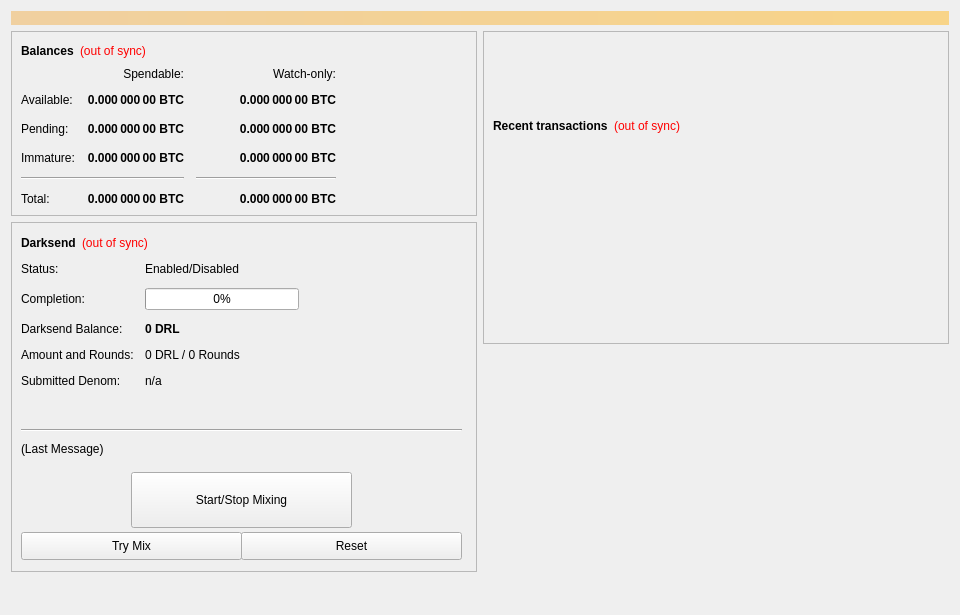
<?xml version="1.0" encoding="UTF-8"?>
<ui version="4.0">
 <class>OverviewPage</class>
 <widget class="QWidget" name="OverviewPage">
  <property name="geometry">
   <rect>
    <x>0</x>
    <y>0</y>
    <width>960</width>
    <height>615</height>
   </rect>
  </property>
  <property name="minimumSize">
   <size>
    <width>960</width>
    <height>0</height>
   </size>
  </property>
  <property name="windowTitle">
   <string>Form</string>
  </property>
  <layout class="QVBoxLayout" name="topLayout">
   <item>
    <widget class="QLabel" name="labelAlerts">
     <property name="visible">
      <bool>false</bool>
     </property>
     <property name="styleSheet">
      <string notr="true">background-color: qlineargradient(x1: 0, y1: 0, x2: 1, y2: 0, stop:0 #F0D0A0, stop:1 #F8D488); color:#000000;</string>
     </property>
     <property name="wordWrap">
      <bool>true</bool>
     </property>
     <property name="margin">
      <number>3</number>
     </property>
    </widget>
   </item>
   <item>
    <layout class="QHBoxLayout" name="horizontalLayout" stretch="1,1">
     <item>
      <layout class="QVBoxLayout" name="verticalLayout_2">
       <item>
        <widget class="QFrame" name="frame">
         <property name="frameShape">
          <enum>QFrame::StyledPanel</enum>
         </property>
         <property name="frameShadow">
          <enum>QFrame::Raised</enum>
         </property>
         <layout class="QVBoxLayout" name="verticalLayout_4">
          <item>
           <layout class="QHBoxLayout" name="horizontalLayout_4">
            <item>
             <widget class="QLabel" name="label_5">
              <property name="font">
               <font>
                <weight>75</weight>
                <bold>true</bold>
               </font>
              </property>
              <property name="text">
               <string>Balances</string>
              </property>
             </widget>
            </item>
            <item>
             <widget class="QLabel" name="labelWalletStatus">
              <property name="cursor">
               <cursorShape>WhatsThisCursor</cursorShape>
              </property>
              <property name="toolTip">
               <string>The displayed information may be out of date. Your wallet automatically synchronizes with the DRL network after a connection is established, but this process has not completed yet.</string>
              </property>
              <property name="styleSheet">
               <string notr="true">QLabel { color: red; }</string>
              </property>
              <property name="text">
               <string notr="true">(out of sync)</string>
              </property>
              <property name="alignment">
               <set>Qt::AlignLeading|Qt::AlignLeft|Qt::AlignVCenter</set>
              </property>
             </widget>
            </item>
            <item>
             <spacer name="horizontalSpacer_3">
              <property name="orientation">
               <enum>Qt::Horizontal</enum>
              </property>
              <property name="sizeHint" stdset="0">
               <size>
                <width>40</width>
                <height>20</height>
               </size>
              </property>
             </spacer>
            </item>
           </layout>
          </item>
          <item>
           <layout class="QGridLayout" name="gridLayout">
            <property name="spacing">
             <number>12</number>
            </property>
            <item row="2" column="2">
             <widget class="QLabel" name="labelWatchPending">
              <property name="font">
               <font>
                <weight>75</weight>
                <bold>true</bold>
               </font>
              </property>
              <property name="cursor">
               <cursorShape>IBeamCursor</cursorShape>
              </property>
              <property name="toolTip">
               <string>Unconfirmed transactions to watch-only addresses</string>
              </property>
              <property name="text">
               <string notr="true">0.000 000 00 BTC</string>
              </property>
              <property name="alignment">
               <set>Qt::AlignRight|Qt::AlignTrailing|Qt::AlignVCenter</set>
              </property>
              <property name="textInteractionFlags">
               <set>Qt::LinksAccessibleByMouse|Qt::TextSelectableByKeyboard|Qt::TextSelectableByMouse</set>
              </property>
             </widget>
            </item>
            <item row="2" column="1">
             <widget class="QLabel" name="labelUnconfirmed">
              <property name="font">
               <font>
                <weight>75</weight>
                <bold>true</bold>
               </font>
              </property>
              <property name="cursor">
               <cursorShape>IBeamCursor</cursorShape>
              </property>
              <property name="toolTip">
               <string>Total of transactions that have yet to be confirmed, and do not yet count toward the spendable balance</string>
              </property>
              <property name="text">
               <string notr="true">0.000 000 00 BTC</string>
              </property>
              <property name="alignment">
               <set>Qt::AlignRight|Qt::AlignTrailing|Qt::AlignVCenter</set>
              </property>
              <property name="textInteractionFlags">
               <set>Qt::LinksAccessibleByMouse|Qt::TextSelectableByKeyboard|Qt::TextSelectableByMouse</set>
              </property>
             </widget>
            </item>
            <item row="3" column="2">
             <widget class="QLabel" name="labelWatchImmature">
              <property name="font">
               <font>
                <weight>75</weight>
                <bold>true</bold>
               </font>
              </property>
              <property name="cursor">
               <cursorShape>IBeamCursor</cursorShape>
              </property>
              <property name="toolTip">
               <string>Staked or masternode rewards in watch-only addresses that has not yet matured</string>
              </property>
              <property name="text">
               <string notr="true">0.000 000 00 BTC</string>
              </property>
              <property name="alignment">
               <set>Qt::AlignRight|Qt::AlignTrailing|Qt::AlignVCenter</set>
              </property>
              <property name="textInteractionFlags">
               <set>Qt::LinksAccessibleByMouse|Qt::TextSelectableByKeyboard|Qt::TextSelectableByMouse</set>
              </property>
             </widget>
            </item>
            <item row="4" column="0" colspan="2">
             <widget class="Line" name="lineSpendableBalance">
              <property name="orientation">
               <enum>Qt::Horizontal</enum>
              </property>
             </widget>
            </item>
            <item row="4" column="2">
             <widget class="Line" name="lineWatchBalance">
              <property name="sizePolicy">
               <sizepolicy hsizetype="Preferred" vsizetype="Fixed">
                <horstretch>0</horstretch>
                <verstretch>0</verstretch>
               </sizepolicy>
              </property>
              <property name="minimumSize">
               <size>
                <width>140</width>
                <height>0</height>
               </size>
              </property>
              <property name="orientation">
               <enum>Qt::Horizontal</enum>
              </property>
             </widget>
            </item>
            <item row="5" column="0">
             <widget class="QLabel" name="labelTotalText">
              <property name="text">
               <string>Total:</string>
              </property>
             </widget>
            </item>
            <item row="3" column="1">
             <widget class="QLabel" name="labelImmature">
              <property name="font">
               <font>
                <weight>75</weight>
                <bold>true</bold>
               </font>
              </property>
              <property name="cursor">
               <cursorShape>IBeamCursor</cursorShape>
              </property>
              <property name="toolTip">
               <string>Staked or masternode rewards that has not yet matured</string>
              </property>
              <property name="text">
               <string notr="true">0.000 000 00 BTC</string>
              </property>
              <property name="alignment">
               <set>Qt::AlignRight|Qt::AlignTrailing|Qt::AlignVCenter</set>
              </property>
              <property name="textInteractionFlags">
               <set>Qt::LinksAccessibleByMouse|Qt::TextSelectableByKeyboard|Qt::TextSelectableByMouse</set>
              </property>
             </widget>
            </item>
            <item row="2" column="3">
             <spacer name="horizontalSpacer_2">
              <property name="orientation">
               <enum>Qt::Horizontal</enum>
              </property>
              <property name="sizeHint" stdset="0">
               <size>
                <width>40</width>
                <height>20</height>
               </size>
              </property>
             </spacer>
            </item>
            <item row="3" column="0">
             <widget class="QLabel" name="labelImmatureText">
              <property name="text">
               <string>Immature:</string>
              </property>
             </widget>
            </item>
            <item row="5" column="1">
             <widget class="QLabel" name="labelTotal">
              <property name="font">
               <font>
                <weight>75</weight>
                <bold>true</bold>
               </font>
              </property>
              <property name="cursor">
               <cursorShape>IBeamCursor</cursorShape>
              </property>
              <property name="toolTip">
               <string>Your current total balance</string>
              </property>
              <property name="text">
               <string notr="true">0.000 000 00 BTC</string>
              </property>
              <property name="alignment">
               <set>Qt::AlignRight|Qt::AlignTrailing|Qt::AlignVCenter</set>
              </property>
              <property name="textInteractionFlags">
               <set>Qt::LinksAccessibleByMouse|Qt::TextSelectableByKeyboard|Qt::TextSelectableByMouse</set>
              </property>
             </widget>
            </item>
            <item row="5" column="2">
             <widget class="QLabel" name="labelWatchTotal">
              <property name="font">
               <font>
                <weight>75</weight>
                <bold>true</bold>
               </font>
              </property>
              <property name="cursor">
               <cursorShape>IBeamCursor</cursorShape>
              </property>
              <property name="toolTip">
               <string>Current total balance in watch-only addresses</string>
              </property>
              <property name="text">
               <string notr="true">0.000 000 00 BTC</string>
              </property>
              <property name="alignment">
               <set>Qt::AlignRight|Qt::AlignTrailing|Qt::AlignVCenter</set>
              </property>
              <property name="textInteractionFlags">
               <set>Qt::LinksAccessibleByMouse|Qt::TextSelectableByKeyboard|Qt::TextSelectableByMouse</set>
              </property>
             </widget>
            </item>
            <item row="0" column="2">
             <widget class="QLabel" name="labelWatchonly">
              <property name="text">
               <string>Watch-only:</string>
              </property>
              <property name="alignment">
               <set>Qt::AlignRight|Qt::AlignTrailing|Qt::AlignVCenter</set>
              </property>
             </widget>
            </item>
            <item row="1" column="0">
             <widget class="QLabel" name="labelBalanceText">
              <property name="text">
               <string>Available:</string>
              </property>
             </widget>
            </item>
            <item row="1" column="1">
             <widget class="QLabel" name="labelBalance">
              <property name="font">
               <font>
                <weight>75</weight>
                <bold>true</bold>
               </font>
              </property>
              <property name="cursor">
               <cursorShape>IBeamCursor</cursorShape>
              </property>
              <property name="toolTip">
               <string>Your current spendable balance</string>
              </property>
              <property name="text">
               <string notr="true">0.000 000 00 BTC</string>
              </property>
              <property name="alignment">
               <set>Qt::AlignRight|Qt::AlignTrailing|Qt::AlignVCenter</set>
              </property>
              <property name="textInteractionFlags">
               <set>Qt::LinksAccessibleByMouse|Qt::TextSelectableByKeyboard|Qt::TextSelectableByMouse</set>
              </property>
             </widget>
            </item>
            <item row="1" column="2">
             <widget class="QLabel" name="labelWatchAvailable">
              <property name="font">
               <font>
                <weight>75</weight>
                <bold>true</bold>
               </font>
              </property>
              <property name="cursor">
               <cursorShape>IBeamCursor</cursorShape>
              </property>
              <property name="toolTip">
               <string>Your current balance in watch-only addresses</string>
              </property>
              <property name="text">
               <string notr="true">0.000 000 00 BTC</string>
              </property>
              <property name="alignment">
               <set>Qt::AlignRight|Qt::AlignTrailing|Qt::AlignVCenter</set>
              </property>
              <property name="textInteractionFlags">
               <set>Qt::LinksAccessibleByMouse|Qt::TextSelectableByKeyboard|Qt::TextSelectableByMouse</set>
              </property>
             </widget>
            </item>
            <item row="2" column="0">
             <widget class="QLabel" name="labelPendingText">
              <property name="text">
               <string>Pending:</string>
              </property>
             </widget>
            </item>
            <item row="0" column="1">
             <widget class="QLabel" name="labelSpendable">
              <property name="text">
               <string>Spendable:</string>
              </property>
              <property name="alignment">
               <set>Qt::AlignRight|Qt::AlignTrailing|Qt::AlignVCenter</set>
              </property>
             </widget>
            </item>
           </layout>
          </item>
         </layout>
        </widget>
       </item>
       <item>
        <widget class="QFrame" name="frameDarksend">
         <property name="minimumSize">
          <size>
           <width>0</width>
           <height>350</height>
          </size>
         </property>
         <property name="layoutDirection">
          <enum>Qt::LeftToRight</enum>
         </property>
         <property name="frameShape">
          <enum>QFrame::StyledPanel</enum>
         </property>
         <property name="frameShadow">
          <enum>QFrame::Raised</enum>
         </property>
         <widget class="QWidget" name="formLayoutWidget">
          <property name="geometry">
           <rect>
            <x>10</x>
            <y>40</y>
            <width>451</width>
            <height>161</height>
           </rect>
          </property>
          <layout class="QFormLayout" name="formLayout">
           <property name="fieldGrowthPolicy">
            <enum>QFormLayout::AllNonFixedFieldsGrow</enum>
           </property>
           <property name="horizontalSpacing">
            <number>11</number>
           </property>
           <property name="verticalSpacing">
            <number>12</number>
           </property>
           <item row="0" column="0">
            <widget class="QLabel" name="label_6">
             <property name="text">
              <string>Status:</string>
             </property>
            </widget>
           </item>
           <item row="1" column="0">
            <widget class="QLabel" name="label_7">
             <property name="text">
              <string>Completion:</string>
             </property>
            </widget>
           </item>
           <item row="1" column="1">
            <widget class="QProgressBar" name="DarksendProgress">
             <property name="maximumSize">
              <size>
               <width>154</width>
               <height>16777215</height>
              </size>
             </property>
             <property name="value">
              <number>0</number>
             </property>
            </widget>
           </item>
           <item row="2" column="0">
            <widget class="QLabel" name="labelAnonymizedText">
             <property name="text">
              <string>Darksend Balance:</string>
             </property>
            </widget>
           </item>
           <item row="2" column="1">
            <widget class="QLabel" name="labelAnonymized">
             <property name="font">
              <font>
               <weight>75</weight>
               <bold>true</bold>
              </font>
             </property>
             <property name="text">
              <string notr="true">0 DRL</string>
             </property>
            </widget>
           </item>
           <item row="3" column="0">
            <widget class="QLabel" name="label_8">
             <property name="text">
              <string>Amount and Rounds:</string>
             </property>
            </widget>
           </item>
           <item row="3" column="1">
            <widget class="QLabel" name="labelAmountRounds">
             <property name="text">
              <string>0 DRL / 0 Rounds</string>
             </property>
            </widget>
           </item>
           <item row="4" column="0">
            <widget class="QLabel" name="label_9">
             <property name="text">
              <string>Submitted Denom:</string>
             </property>
            </widget>
           </item>
           <item row="4" column="1">
            <widget class="QLabel" name="labelSubmittedDenom">
             <property name="toolTip">
              <string>The denominations you submitted to the Masternode.&lt;br&gt;To mix, other users must submit the exact same denominations.</string>
             </property>
             <property name="text">
              <string>n/a</string>
             </property>
            </widget>
           </item>
           <item row="0" column="1">
            <widget class="QLabel" name="DarksendEnabled">
             <property name="text">
              <string>Enabled/Disabled</string>
             </property>
            </widget>
           </item>
          </layout>
         </widget>
         <widget class="QPushButton" name="runAutoDenom">
          <property name="geometry">
           <rect>
            <x>251</x>
            <y>17</y>
            <width>1</width>
            <height>1</height>
           </rect>
          </property>
          <property name="palette">
           <palette>
            <active>
             <colorrole role="WindowText">
              <brush brushstyle="SolidPattern">
               <color alpha="255">
                <red>0</red>
                <green>0</green>
                <blue>0</blue>
               </color>
              </brush>
             </colorrole>
             <colorrole role="Button">
              <brush brushstyle="SolidPattern">
               <color alpha="255">
                <red>239</red>
                <green>238</green>
                <blue>238</blue>
               </color>
              </brush>
             </colorrole>
             <colorrole role="Light">
              <brush brushstyle="SolidPattern">
               <color alpha="255">
                <red>255</red>
                <green>255</green>
                <blue>255</blue>
               </color>
              </brush>
             </colorrole>
             <colorrole role="Midlight">
              <brush brushstyle="SolidPattern">
               <color alpha="255">
                <red>247</red>
                <green>246</green>
                <blue>246</blue>
               </color>
              </brush>
             </colorrole>
             <colorrole role="Dark">
              <brush brushstyle="SolidPattern">
               <color alpha="255">
                <red>119</red>
                <green>119</green>
                <blue>119</blue>
               </color>
              </brush>
             </colorrole>
             <colorrole role="Mid">
              <brush brushstyle="SolidPattern">
               <color alpha="255">
                <red>159</red>
                <green>159</green>
                <blue>159</blue>
               </color>
              </brush>
             </colorrole>
             <colorrole role="Text">
              <brush brushstyle="SolidPattern">
               <color alpha="255">
                <red>0</red>
                <green>0</green>
                <blue>0</blue>
               </color>
              </brush>
             </colorrole>
             <colorrole role="BrightText">
              <brush brushstyle="SolidPattern">
               <color alpha="255">
                <red>255</red>
                <green>255</green>
                <blue>255</blue>
               </color>
              </brush>
             </colorrole>
             <colorrole role="ButtonText">
              <brush brushstyle="SolidPattern">
               <color alpha="255">
                <red>0</red>
                <green>0</green>
                <blue>0</blue>
               </color>
              </brush>
             </colorrole>
             <colorrole role="Base">
              <brush brushstyle="SolidPattern">
               <color alpha="255">
                <red>255</red>
                <green>255</green>
                <blue>255</blue>
               </color>
              </brush>
             </colorrole>
             <colorrole role="Window">
              <brush brushstyle="SolidPattern">
               <color alpha="255">
                <red>239</red>
                <green>238</green>
                <blue>238</blue>
               </color>
              </brush>
             </colorrole>
             <colorrole role="Shadow">
              <brush brushstyle="SolidPattern">
               <color alpha="255">
                <red>0</red>
                <green>0</green>
                <blue>0</blue>
               </color>
              </brush>
             </colorrole>
             <colorrole role="AlternateBase">
              <brush brushstyle="SolidPattern">
               <color alpha="255">
                <red>247</red>
                <green>246</green>
                <blue>246</blue>
               </color>
              </brush>
             </colorrole>
             <colorrole role="ToolTipBase">
              <brush brushstyle="SolidPattern">
               <color alpha="255">
                <red>255</red>
                <green>255</green>
                <blue>220</blue>
               </color>
              </brush>
             </colorrole>
             <colorrole role="ToolTipText">
              <brush brushstyle="SolidPattern">
               <color alpha="255">
                <red>0</red>
                <green>0</green>
                <blue>0</blue>
               </color>
              </brush>
             </colorrole>
            </active>
            <inactive>
             <colorrole role="WindowText">
              <brush brushstyle="SolidPattern">
               <color alpha="255">
                <red>0</red>
                <green>0</green>
                <blue>0</blue>
               </color>
              </brush>
             </colorrole>
             <colorrole role="Button">
              <brush brushstyle="SolidPattern">
               <color alpha="255">
                <red>239</red>
                <green>238</green>
                <blue>238</blue>
               </color>
              </brush>
             </colorrole>
             <colorrole role="Light">
              <brush brushstyle="SolidPattern">
               <color alpha="255">
                <red>255</red>
                <green>255</green>
                <blue>255</blue>
               </color>
              </brush>
             </colorrole>
             <colorrole role="Midlight">
              <brush brushstyle="SolidPattern">
               <color alpha="255">
                <red>247</red>
                <green>246</green>
                <blue>246</blue>
               </color>
              </brush>
             </colorrole>
             <colorrole role="Dark">
              <brush brushstyle="SolidPattern">
               <color alpha="255">
                <red>119</red>
                <green>119</green>
                <blue>119</blue>
               </color>
              </brush>
             </colorrole>
             <colorrole role="Mid">
              <brush brushstyle="SolidPattern">
               <color alpha="255">
                <red>159</red>
                <green>159</green>
                <blue>159</blue>
               </color>
              </brush>
             </colorrole>
             <colorrole role="Text">
              <brush brushstyle="SolidPattern">
               <color alpha="255">
                <red>0</red>
                <green>0</green>
                <blue>0</blue>
               </color>
              </brush>
             </colorrole>
             <colorrole role="BrightText">
              <brush brushstyle="SolidPattern">
               <color alpha="255">
                <red>255</red>
                <green>255</green>
                <blue>255</blue>
               </color>
              </brush>
             </colorrole>
             <colorrole role="ButtonText">
              <brush brushstyle="SolidPattern">
               <color alpha="255">
                <red>0</red>
                <green>0</green>
                <blue>0</blue>
               </color>
              </brush>
             </colorrole>
             <colorrole role="Base">
              <brush brushstyle="SolidPattern">
               <color alpha="255">
                <red>255</red>
                <green>255</green>
                <blue>255</blue>
               </color>
              </brush>
             </colorrole>
             <colorrole role="Window">
              <brush brushstyle="SolidPattern">
               <color alpha="255">
                <red>239</red>
                <green>238</green>
                <blue>238</blue>
               </color>
              </brush>
             </colorrole>
             <colorrole role="Shadow">
              <brush brushstyle="SolidPattern">
               <color alpha="255">
                <red>0</red>
                <green>0</green>
                <blue>0</blue>
               </color>
              </brush>
             </colorrole>
             <colorrole role="AlternateBase">
              <brush brushstyle="SolidPattern">
               <color alpha="255">
                <red>247</red>
                <green>246</green>
                <blue>246</blue>
               </color>
              </brush>
             </colorrole>
             <colorrole role="ToolTipBase">
              <brush brushstyle="SolidPattern">
               <color alpha="255">
                <red>255</red>
                <green>255</green>
                <blue>220</blue>
               </color>
              </brush>
             </colorrole>
             <colorrole role="ToolTipText">
              <brush brushstyle="SolidPattern">
               <color alpha="255">
                <red>0</red>
                <green>0</green>
                <blue>0</blue>
               </color>
              </brush>
             </colorrole>
            </inactive>
            <disabled>
             <colorrole role="WindowText">
              <brush brushstyle="SolidPattern">
               <color alpha="255">
                <red>119</red>
                <green>119</green>
                <blue>119</blue>
               </color>
              </brush>
             </colorrole>
             <colorrole role="Button">
              <brush brushstyle="SolidPattern">
               <color alpha="255">
                <red>239</red>
                <green>238</green>
                <blue>238</blue>
               </color>
              </brush>
             </colorrole>
             <colorrole role="Light">
              <brush brushstyle="SolidPattern">
               <color alpha="255">
                <red>255</red>
                <green>255</green>
                <blue>255</blue>
               </color>
              </brush>
             </colorrole>
             <colorrole role="Midlight">
              <brush brushstyle="SolidPattern">
               <color alpha="255">
                <red>247</red>
                <green>246</green>
                <blue>246</blue>
               </color>
              </brush>
             </colorrole>
             <colorrole role="Dark">
              <brush brushstyle="SolidPattern">
               <color alpha="255">
                <red>119</red>
                <green>119</green>
                <blue>119</blue>
               </color>
              </brush>
             </colorrole>
             <colorrole role="Mid">
              <brush brushstyle="SolidPattern">
               <color alpha="255">
                <red>159</red>
                <green>159</green>
                <blue>159</blue>
               </color>
              </brush>
             </colorrole>
             <colorrole role="Text">
              <brush brushstyle="SolidPattern">
               <color alpha="255">
                <red>119</red>
                <green>119</green>
                <blue>119</blue>
               </color>
              </brush>
             </colorrole>
             <colorrole role="BrightText">
              <brush brushstyle="SolidPattern">
               <color alpha="255">
                <red>255</red>
                <green>255</green>
                <blue>255</blue>
               </color>
              </brush>
             </colorrole>
             <colorrole role="ButtonText">
              <brush brushstyle="SolidPattern">
               <color alpha="255">
                <red>119</red>
                <green>119</green>
                <blue>119</blue>
               </color>
              </brush>
             </colorrole>
             <colorrole role="Base">
              <brush brushstyle="SolidPattern">
               <color alpha="255">
                <red>239</red>
                <green>238</green>
                <blue>238</blue>
               </color>
              </brush>
             </colorrole>
             <colorrole role="Window">
              <brush brushstyle="SolidPattern">
               <color alpha="255">
                <red>239</red>
                <green>238</green>
                <blue>238</blue>
               </color>
              </brush>
             </colorrole>
             <colorrole role="Shadow">
              <brush brushstyle="SolidPattern">
               <color alpha="255">
                <red>0</red>
                <green>0</green>
                <blue>0</blue>
               </color>
              </brush>
             </colorrole>
             <colorrole role="AlternateBase">
              <brush brushstyle="SolidPattern">
               <color alpha="255">
                <red>239</red>
                <green>238</green>
                <blue>238</blue>
               </color>
              </brush>
             </colorrole>
             <colorrole role="ToolTipBase">
              <brush brushstyle="SolidPattern">
               <color alpha="255">
                <red>255</red>
                <green>255</green>
                <blue>220</blue>
               </color>
              </brush>
             </colorrole>
             <colorrole role="ToolTipText">
              <brush brushstyle="SolidPattern">
               <color alpha="255">
                <red>0</red>
                <green>0</green>
                <blue>0</blue>
               </color>
              </brush>
             </colorrole>
            </disabled>
           </palette>
          </property>
          <property name="focusPolicy">
           <enum>Qt::NoFocus</enum>
          </property>
          <property name="autoFillBackground">
           <bool>true</bool>
          </property>
          <property name="text">
           <string/>
          </property>
          <property name="flat">
           <bool>true</bool>
          </property>
         </widget>
         <widget class="QPushButton" name="toggleDarksend">
          <property name="geometry">
           <rect>
            <x>120</x>
            <y>250</y>
            <width>221</width>
            <height>56</height>
           </rect>
          </property>
          <property name="sizePolicy">
           <sizepolicy hsizetype="MinimumExpanding" vsizetype="Fixed">
            <horstretch>0</horstretch>
            <verstretch>0</verstretch>
           </sizepolicy>
          </property>
          <property name="text">
           <string>Start/Stop Mixing</string>
          </property>
         </widget>
         <widget class="Line" name="lineLastMessage">
          <property name="geometry">
           <rect>
            <x>10</x>
            <y>200</y>
            <width>441</width>
            <height>16</height>
           </rect>
          </property>
          <property name="orientation">
           <enum>Qt::Horizontal</enum>
          </property>
         </widget>
         <widget class="QLabel" name="DarksendStatus">
          <property name="geometry">
           <rect>
            <x>10</x>
            <y>220</y>
            <width>451</width>
            <height>61</height>
           </rect>
          </property>
          <property name="minimumSize">
           <size>
            <width>288</width>
            <height>43</height>
           </size>
          </property>
          <property name="text">
           <string>(Last Message)</string>
          </property>
          <property name="alignment">
           <set>Qt::AlignLeading|Qt::AlignLeft|Qt::AlignTop</set>
          </property>
          <property name="wordWrap">
           <bool>true</bool>
          </property>
         </widget>
         <widget class="QPushButton" name="DarksendAuto">
          <property name="geometry">
           <rect>
            <x>10</x>
            <y>310</y>
            <width>221</width>
            <height>28</height>
           </rect>
          </property>
          <property name="sizePolicy">
           <sizepolicy hsizetype="MinimumExpanding" vsizetype="Fixed">
            <horstretch>0</horstretch>
            <verstretch>0</verstretch>
           </sizepolicy>
          </property>
          <property name="toolTip">
           <string>Try to manually submit a Darksend request.</string>
          </property>
          <property name="text">
           <string>Try Mix</string>
          </property>
         </widget>
         <widget class="QPushButton" name="DarksendReset">
          <property name="geometry">
           <rect>
            <x>230</x>
            <y>310</y>
            <width>221</width>
            <height>28</height>
           </rect>
          </property>
          <property name="sizePolicy">
           <sizepolicy hsizetype="MinimumExpanding" vsizetype="Fixed">
            <horstretch>0</horstretch>
            <verstretch>0</verstretch>
           </sizepolicy>
          </property>
          <property name="toolTip">
           <string>Reset the current status of Darksend (can interrupt Darksend if it's in the process of Mixing, which can cost you money!)</string>
          </property>
          <property name="autoFillBackground">
           <bool>false</bool>
          </property>
          <property name="text">
           <string>Reset</string>
          </property>
         </widget>
         <widget class="QWidget" name="layoutWidget">
          <property name="geometry">
           <rect>
            <x>10</x>
            <y>10</y>
            <width>431</width>
            <height>22</height>
           </rect>
          </property>
          <layout class="QHBoxLayout" name="horizontalLayout_5">
           <item>
            <widget class="QLabel" name="label_2">
             <property name="font">
              <font>
               <weight>75</weight>
               <bold>true</bold>
              </font>
             </property>
             <property name="text">
              <string>Darksend</string>
             </property>
            </widget>
           </item>
           <item>
            <widget class="QLabel" name="labelDarksendSyncStatus">
             <property name="toolTip">
              <string>The displayed information may be out of date. Your wallet automatically synchronizes with the DRL network after a connection is established, but this process has not completed yet.</string>
             </property>
             <property name="styleSheet">
              <string notr="true">QLabel { color: red; }</string>
             </property>
             <property name="text">
              <string notr="true">(out of sync)</string>
             </property>
             <property name="alignment">
              <set>Qt::AlignLeading|Qt::AlignLeft|Qt::AlignVCenter</set>
             </property>
            </widget>
           </item>
           <item>
            <spacer name="horizontalSpacer_4">
             <property name="orientation">
              <enum>Qt::Horizontal</enum>
             </property>
             <property name="sizeHint" stdset="0">
              <size>
               <width>40</width>
               <height>20</height>
              </size>
             </property>
            </spacer>
           </item>
          </layout>
         </widget>
        </widget>
       </item>
       <item>
        <spacer name="verticalSpacer">
         <property name="orientation">
          <enum>Qt::Vertical</enum>
         </property>
         <property name="sizeHint" stdset="0">
          <size>
           <width>20</width>
           <height>40</height>
          </size>
         </property>
        </spacer>
       </item>
      </layout>
     </item>
     <item>
      <layout class="QVBoxLayout" name="verticalLayout_3">
       <item>
        <widget class="QFrame" name="frame_2">
         <property name="frameShape">
          <enum>QFrame::StyledPanel</enum>
         </property>
         <property name="frameShadow">
          <enum>QFrame::Raised</enum>
         </property>
         <layout class="QVBoxLayout" name="verticalLayout">
          <item>
           <spacer name="verticalSpacer_3">
            <property name="orientation">
             <enum>Qt::Vertical</enum>
            </property>
            <property name="sizeType">
             <enum>QSizePolicy::Fixed</enum>
            </property>
            <property name="sizeHint" stdset="0">
             <size>
              <width>20</width>
              <height>75</height>
             </size>
            </property>
           </spacer>
          </item>
          <item>
           <layout class="QHBoxLayout" name="horizontalLayout_2">
            <item>
             <widget class="QLabel" name="label_4">
              <property name="font">
               <font>
                <weight>75</weight>
                <bold>true</bold>
               </font>
              </property>
              <property name="text">
               <string>Recent transactions</string>
              </property>
             </widget>
            </item>
            <item>
             <widget class="QLabel" name="labelTransactionsStatus">
              <property name="cursor">
               <cursorShape>WhatsThisCursor</cursorShape>
              </property>
              <property name="toolTip">
               <string>The displayed information may be out of date. Your wallet automatically synchronizes with the DRL network after a connection is established, but this process has not completed yet.</string>
              </property>
              <property name="styleSheet">
               <string notr="true">QLabel { color: red; }</string>
              </property>
              <property name="text">
               <string notr="true">(out of sync)</string>
              </property>
              <property name="alignment">
               <set>Qt::AlignRight|Qt::AlignTrailing|Qt::AlignVCenter</set>
              </property>
             </widget>
            </item>
            <item>
             <spacer name="horizontalSpacer">
              <property name="orientation">
               <enum>Qt::Horizontal</enum>
              </property>
              <property name="sizeHint" stdset="0">
               <size>
                <width>40</width>
                <height>20</height>
               </size>
              </property>
             </spacer>
            </item>
           </layout>
          </item>
          <item>
           <widget class="QListView" name="listTransactions">
            <property name="styleSheet">
             <string notr="true">QListView { background: transparent; }</string>
            </property>
            <property name="frameShape">
             <enum>QFrame::NoFrame</enum>
            </property>
            <property name="verticalScrollBarPolicy">
             <enum>Qt::ScrollBarAlwaysOff</enum>
            </property>
            <property name="horizontalScrollBarPolicy">
             <enum>Qt::ScrollBarAlwaysOff</enum>
            </property>
            <property name="selectionMode">
             <enum>QAbstractItemView::NoSelection</enum>
            </property>
           </widget>
          </item>
         </layout>
        </widget>
       </item>
       <item>
        <spacer name="verticalSpacer_2">
         <property name="orientation">
          <enum>Qt::Vertical</enum>
         </property>
         <property name="sizeType">
          <enum>QSizePolicy::Expanding</enum>
         </property>
         <property name="sizeHint" stdset="0">
          <size>
           <width>20</width>
           <height>40</height>
          </size>
         </property>
        </spacer>
       </item>
      </layout>
     </item>
    </layout>
   </item>
  </layout>
 </widget>
 <resources/>
 <connections/>
</ui>
